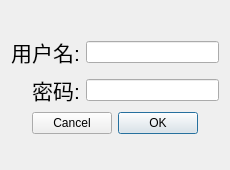
<?xml version="1.0" encoding="UTF-8"?>
<ui version="4.0">
 <class>LoginDialog</class>
 <widget class="QDialog" name="LoginDialog">
  <property name="geometry">
   <rect>
    <x>0</x>
    <y>0</y>
    <width>230</width>
    <height>170</height>
   </rect>
  </property>
  <property name="windowTitle">
   <string>登陆</string>
  </property>
  <layout class="QVBoxLayout" name="verticalLayout">
   <item>
    <spacer name="verticalSpacer">
     <property name="orientation">
      <enum>Qt::Vertical</enum>
     </property>
     <property name="sizeHint" stdset="0">
      <size>
       <width>20</width>
       <height>18</height>
      </size>
     </property>
    </spacer>
   </item>
   <item>
    <layout class="QGridLayout" name="gridLayout">
     <item row="0" column="0">
      <widget class="QLabel" name="m_labUsername">
       <property name="font">
        <font>
         <pointsize>16</pointsize>
        </font>
       </property>
       <property name="text">
        <string>用户名:</string>
       </property>
       <property name="alignment">
        <set>Qt::AlignRight|Qt::AlignTrailing|Qt::AlignVCenter</set>
       </property>
      </widget>
     </item>
     <item row="0" column="1">
      <widget class="QLineEdit" name="m_editUsername"/>
     </item>
     <item row="1" column="0">
      <widget class="QLabel" name="label">
       <property name="font">
        <font>
         <pointsize>16</pointsize>
        </font>
       </property>
       <property name="text">
        <string>密码:</string>
       </property>
       <property name="alignment">
        <set>Qt::AlignRight|Qt::AlignTrailing|Qt::AlignVCenter</set>
       </property>
      </widget>
     </item>
     <item row="1" column="1">
      <widget class="QLineEdit" name="m_editPassword">
       <property name="echoMode">
        <enum>QLineEdit::Password</enum>
       </property>
      </widget>
     </item>
    </layout>
   </item>
   <item>
    <widget class="QDialogButtonBox" name="m_btnBox">
     <property name="layoutDirection">
      <enum>Qt::RightToLeft</enum>
     </property>
     <property name="standardButtons">
      <set>QDialogButtonBox::Cancel|QDialogButtonBox::Ok</set>
     </property>
     <property name="centerButtons">
      <bool>true</bool>
     </property>
    </widget>
   </item>
   <item>
    <spacer name="verticalSpacer_2">
     <property name="orientation">
      <enum>Qt::Vertical</enum>
     </property>
     <property name="sizeHint" stdset="0">
      <size>
       <width>20</width>
       <height>19</height>
      </size>
     </property>
    </spacer>
   </item>
  </layout>
 </widget>
 <resources/>
 <connections/>
</ui>
